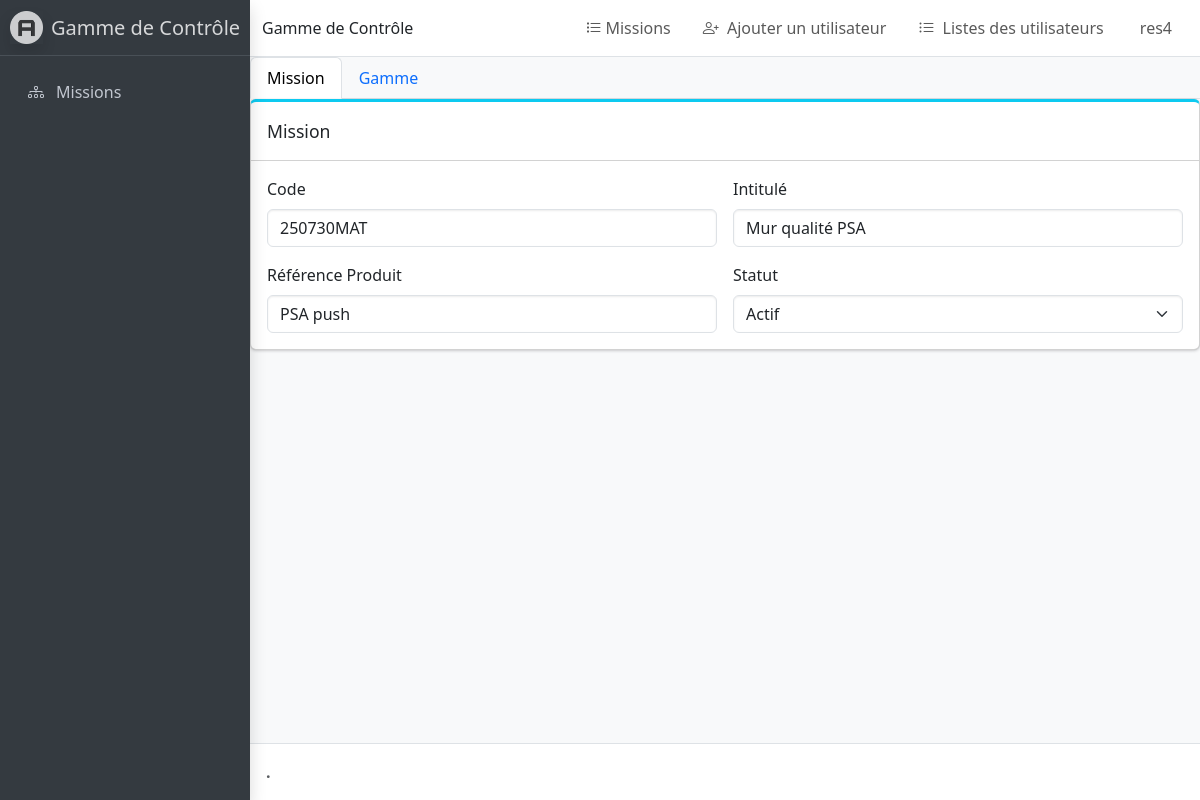
/gamme/missioncontrole/update/63/ (signed in), run on the app's committed database.
### Gamme/models.py (models this page shows, shortened)
class User(AbstractUser):
    is_admin = models.BooleanField(default=False, verbose_name='Admin')
    is_op = models.BooleanField(default=False, verbose_name='Opérateur')
    is_rs = models.BooleanField(default=False, verbose_name='Responsable')
    is_ro = models.BooleanField(default=False, verbose_name='RO')

class MissionControle(models.Model):
    id = models.AutoField(primary_key=True)
    code = models.CharField(max_length=100, unique=True)
    intitule = models.CharField(max_length=100)
    description = models.TextField()
    produitref = models.CharField(max_length=100)
    statut = models.BooleanField(default=True)
    pdf_file = models.FileField(upload_to='gammes_pdf/', null=True, blank=True)
    date_creation = models.DateTimeField(auto_now_add=True)
    date_mise_a_jour = models.DateTimeField(auto_now=True)
    created_by = models.ForeignKey(User, on_delete=models.CASCADE, related_name='mission_created')
    updated_by = models.ForeignKey(User, on_delete=models.CASCADE, related_name='mission_updated', null=True, blank=True)

### Gamme/views.py (the view, shortened to what this page needs)
# urls.py: path('gamme/missioncontrole/update/<int:pk>/', MissionControleUpdateView.as_view(), name='missioncontrole_update'),
class MissionControleUpdateView(LoginRequiredMixin,View):
    template_name = 'gamme/missioncontrole_update.html'
    def get(self, request, pk):
        missioncontrole = get_object_or_404(MissionControle, pk=pk)
        operation_formset = OperationControleFormSet(prefix='form', queryset=OperationControle.objects.none())
        gammes = GammeControle.objects.filter(mission=missioncontrole)
        gammes = gammes.prefetch_related('defaut_photos').order_by('-date_mise_a_jour')
        if logger.isEnabledFor(logging.DEBUG):
            for gamme in gammes:
                logger.debug(f"Gamme {gamme.id} has {gamme.defaut_photos.count()} defect photos")
        return render(request, self.template_name, {
            'missioncontrole': missioncontrole,
            'gammes': gammes,
            'operation_formset': operation_formset,
        })

### Gamme/templates/gamme/missioncontrole_update.html (shortened to what this page needs)
{% extends 'Gamme/admin_base.html' %}
{% load static %}
{% block content %}
<form method="post" enctype="multipart/form-data" id="missionForm" class="needs-validation" novalidate>
  <ul class="nav nav-tabs" id="custom-tabs-four-tab" role="tablist">
    <li class="nav-item">
      <a class="nav-link active" id="custom-tabs-four-home-tab" data-bs-toggle="pill" href="#custom-tabs-four-home" role="tab">Mission</a>
    </li>
    <li class="nav-item">
      <a class="nav-link" id="custom-tabs-four-profile-tab" data-bs-toggle="pill" href="#custom-tabs-four-profile" role="tab">Gamme</a>
    </li>
  </ul>
  <div class="tab-content" id="custom-tabs-four-tabContent">
    <div class="tab-pane fade show active" id="custom-tabs-four-home" role="tabpanel">
      <div class="card card-info card-outline mb-4">
        <div class="card-header"><div class="card-title">Mission</div></div>
        <div class="card-body">
          <div class="row g-3">
            <div class="col-md-6">
              <label class="form-label">Code</label>
              <input type="text" class="form-control" name="code" value="{{ missioncontrole.code }}">
            </div>
            <div class="col-md-6">
              <label class="form-label">Intitulé</label>
              <input type="text" class="form-control" name="intitule" value="{{ missioncontrole.intitule }}">
            </div>
            <div class="col-md-6">
              <label class="form-label">Référence Produit</label>
              <input type="text" class="form-control" name="produitref" value="{{ missioncontrole.produitref }}">
            </div>
            <div class="col-md-6">
              <label class="form-label">Statut</label>
              <select class="form-select" name="statut">
                <option value="True" {% if missioncontrole.statut %}selected{% endif %}>Actif</option>
              </select>
            </div>
          </div>
        </div>
      </div>
    </div>
  </div>
</form>
{% endblock %}

### templates/gamme/admin_base.html (shortened to what this page needs)
{% load static %}
<!doctype html>
<html lang="en">
  <head>
    <link rel="stylesheet" href="{% static 'gamme/dist/css/adminlte.min.css' %}">
    <link
      rel="stylesheet"
      href="https://cdn.jsdelivr.net/npm/@fontsource/source-sans-3@5.0.12/index.css"
      media="print"
      onload="this.media='all'"
    />
    <link
      rel="stylesheet"
      href="https://cdn.jsdelivr.net/npm/overlayscrollbars@2.11.0/styles/overlayscrollbars.min.css"
    />
    <link
      rel="stylesheet"
      href="https://cdn.jsdelivr.net/npm/bootstrap-icons@1.13.1/font/bootstrap-icons.min.css"
    />
    <link rel="stylesheet" href="./css/adminlte.css" />
    <link
      rel="stylesheet"
      href="https://cdn.jsdelivr.net/npm/apexcharts@3.37.1/dist/apexcharts.css"
    />
    <link rel="stylesheet" href="https://cdn.jsdelivr.net/npm/bootstrap-icons@1.11.1/font/bootstrap-icons.css">
    <link
      rel="stylesheet"
      href="https://cdn.jsdelivr.net/npm/jsvectormap@1.5.3/dist/css/jsvectormap.min.css"
    />
  </head>
  <body class="{% if not user.is_op %}layout-fixed sidebar-expand-lg sidebar-open{% endif %} bg-body-tertiary">
    <div class="app-wrapper">
<nav class="app-header navbar navbar-expand bg-body">
  <div class="container-fluid">
    <span class="brand-text fw-light">Gamme de Contrôle</span>
    <ul class="navbar-nav ms-auto">
      {% if not user.is_op %}
      <li class="nav-item">
        <a class="nav-link" href="{% url 'Gamme:missioncontrole_list' %}">
          <i class="bi bi-list-task me-1"></i>Missions
        </a>
      </li>
      <li class="nav-item">
        <a href="{% url 'Gamme:ajouter_utilisateur' %}" class="nav-link">
          <i class="bi bi-person-plus me-1"></i> Ajouter un utilisateur
        </a>
      </li>
      <li class="nav-item">
        <a href="{% url 'Gamme:user_list' %}" class="nav-link">
          <i class="bi bi-list-ul me-1"></i> Listes des utilisateurs
        </a>
      </li>
      {% endif %}
      <li class="nav-item dropdown user-menu">
        <a href="#" class="nav-link dropdown-toggle" data-bs-toggle="dropdown">
          <span class="d-none d-md-inline">{{user.username}}</span>
        </a>
      </li>
    </ul>
  </div>
</nav>
      {% if not user.is_op %}
      <aside class="app-sidebar bg-body-secondary shadow" data-bs-theme="dark">
        <div class="sidebar-brand">
          <a href="../index.html" class="brand-link">
            <img
              src="{% static 'gamme/dist/assets/img/AdminLTELogo.png' %}"
              alt="Gamme de Contrôle Logo"
              class="brand-image opacity-75 shadow"
            />
            <span class="brand-text fw-light">Gamme de Contrôle</span>
          </a>
        </div>
        <div class="sidebar-wrapper">
          <nav class="mt-2">
            <ul
              class="nav sidebar-menu flex-column"
              data-lte-toggle="treeview"
              role="navigation"
              aria-label="Main navigation"
              data-accordion="false"
              id="navigation"
            >
              <li class="nav-item">
                <a href="{% url 'Gamme:missioncontrole_list' %}" class="nav-link">
                  <i class="nav-icon bi bi-diagram-3"></i>
                  <p>
                    Missions
                  </p>
                </a>
              </li>
            </ul>
          </nav>
        </div>
      </aside>
      {% endif %}
      <main class="app-main">
      {% block content %}
      {% endblock %}
      </main>
      <footer class="app-footer">
        <strong>
          <a href="https://adminlte.io" class="text-decoration-none"></a>.
        </strong>
      </footer>
    </div>
  </body>
</html>

### data on the page
User: username "res4"
MissionControle: code "250730MAT", intitule "Mur qualité PSA", produitref "PSA push", statut "Actif"
